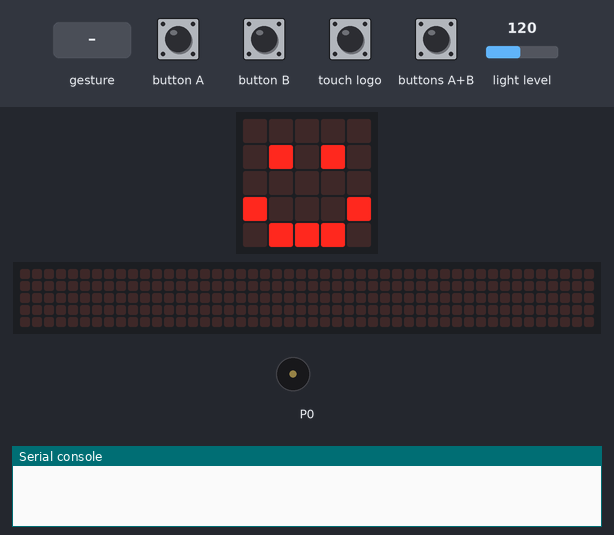
Recording of a program running on a simulated BBC micro:bit (MakeCode). On the bench: the board's 5×5 LED display, a strip that is not on the board, showing the scrolling text unrolled, buzzer (waves = sounding), the last lines printed to the serial console. Inputs (shaded band) come from the test bench; at power-on: light level 120. No radio messages arrive unless stated (any console line starting 'radio sent:' is added by the test bench); a tilt is held for 1.5 s and a shake lasts 1 s, then the board lies face up again; the 48×5 strip is a reading aid, not a part: it shows the text the display is scrolling, unrolled, one strip-width of it at a time.

Above: at 4.1 s.
At 5.2 s:
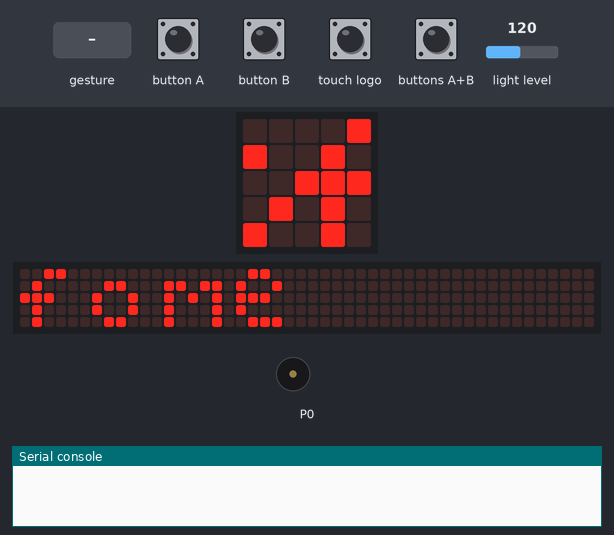
5.3 s: touch logo pressed for 0.15 s
At 5.46 s:
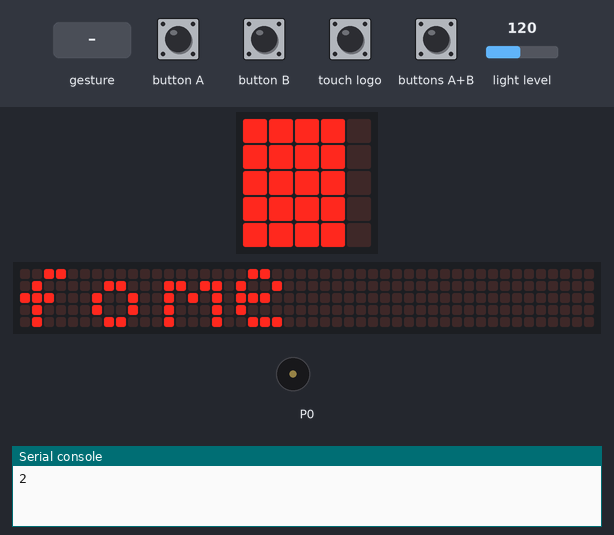
6.0 s: touch logo pressed for 1 s
At 6.21 s:
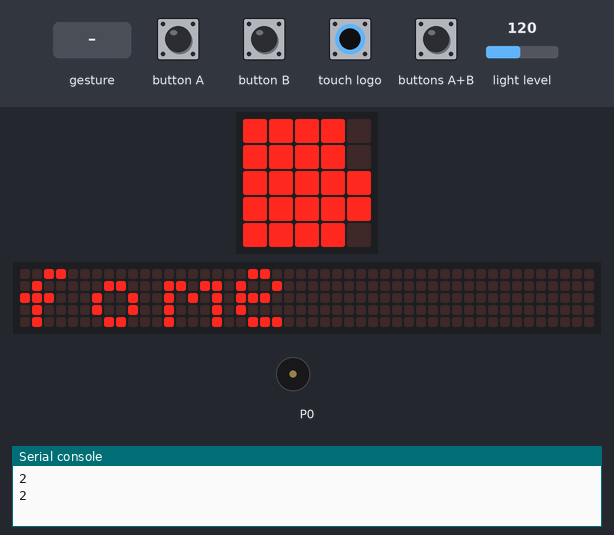
7.6 s: buttons A+B pressed for 0.15 s
8.3 s: gesture 'shake'
10.6 s: touch logo pressed for 0.15 s
At 10.84 s:
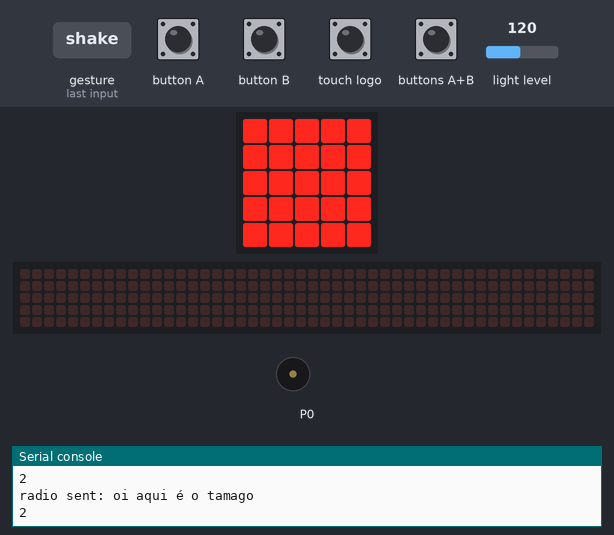
13.7 s: buttons A+B pressed for 1 s
At 15.31 s:
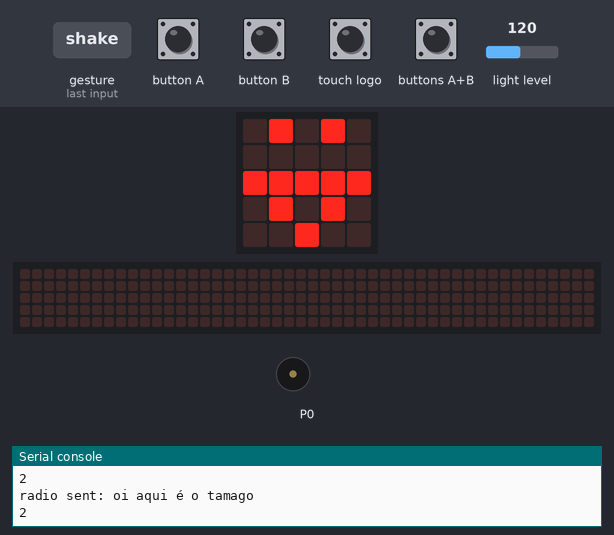
Timing chart, 0 to 16.8 s (numbered marks = the images above; inputs shaded):
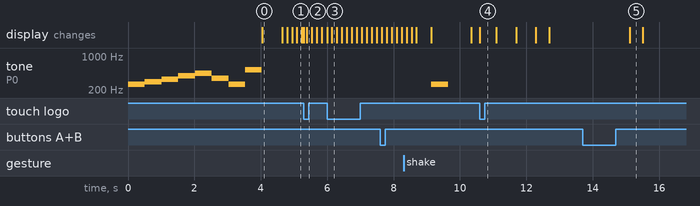

The program:

main.ts
```typescript
input.onGesture(Gesture.Shake, function () {
    basic.showIcon(IconNames.Confused)
})
input.onLogoEvent(TouchButtonEvent.LongPressed, function () {
    radio.sendString("oi aqui é o tamagotchi do tonio05")
})
input.onLogoEvent(TouchButtonEvent.Touched, function () {
    led.plotBarGraph(
    2,
    2
    )
    toletos += -1
})
input.onButtonPressed(Button.B, function () {
    basic.showNumber(fome)
})
let toletos = 0
let fome = 0
radio.setGroup(1)
music.play(music.stringPlayable("C D E G A F C C5 ", 120), music.PlaybackMode.UntilDone)
fome = 0
basic.forever(function () {
    if (input.lightLevel() == 0) {
        basic.showIcon(IconNames.Asleep)
        fome = 9
        toletos = 0
    } else if (input.lightLevel() > 0) {
        basic.showIcon(IconNames.Happy)
    }
})
basic.forever(function () {
    if (input.buttonIsPressed(Button.AB)) {
        fome += 5
        game.addLife(5)
        basic.showLeds(`
            . # . # .
            . . . . .
            # # # # #
            . # . # .
            . . # . .
            `)
        basic.pause(1000)
        basic.showIcon(IconNames.Happy)
    }
})
basic.forever(function () {
    if (fome == 0) {
        basic.showString("fome")
        music.play(music.tonePlayable(262, music.beat(BeatFraction.Whole)), music.PlaybackMode.UntilDone)
    }
})
basic.forever(function () {
    if (fome > 0) {
        basic.pause(200000)
        toletos += fome
        basic.showLeds(`
            . # # . .
            . . # . .
            . # # # .
            # # # # #
            # # # # #
            `)
    } else {
        basic.showIcon(IconNames.Happy)
    }
})
basic.forever(function () {
    if (fome == 0) {
        basic.pause(100000)
        game.removeLife(fome)
        basic.showIcon(IconNames.Skull)
        basic.pause(100)
        basic.showIcon(IconNames.Skull)
        basic.showString("clique em reset")
    }
})
```

test.ts
```typescript
// testes vão aqui; isto não será compilado quando este pacote for usado como uma extensão.
```

Measured:
- after the input at 5.3 s, the display: first changes at once (image 2 shows a later state)
- after the input at 6.0 s, the display: first changes at once (image 3 shows a later state)
- after the input at 10.6 s, the display: changes at once (image 4)
- after the input at 13.7 s, the display: changes after 1.4 s (image 5)
- what the display in image 0 shows lasts 0.6 s, from 4.0 s to 4.6 s
- what the display in image 5 shows lasts 0.4 s, from 15.1 s to 15.5 s
